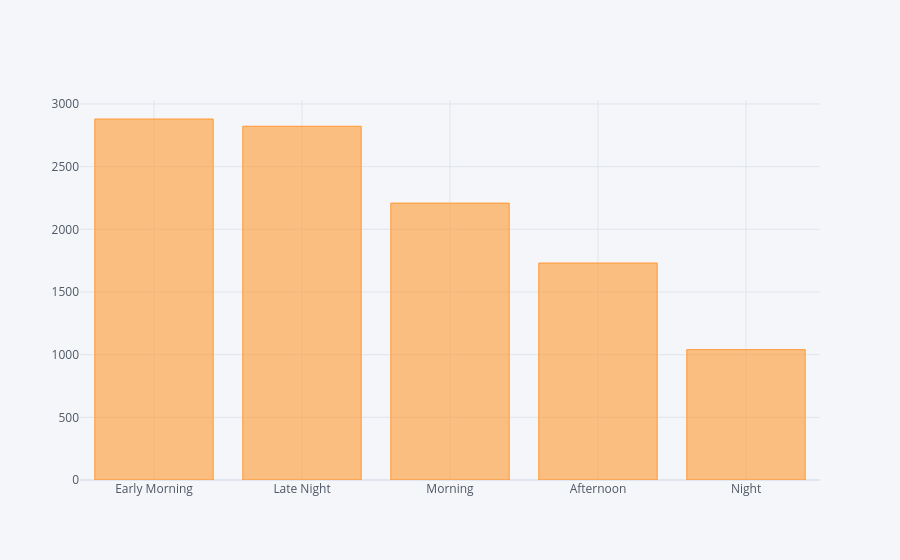

Source (notebook cell):
### Code cell
time.iplot(kind='bar')

### Figure 1 — Plotly figure (JSON) as saved in the notebook; plotly's stock layout.template omitted (floating-point values rounded to 4 significant figures)
{"data": [{"marker": {"color": "rgba(255, 153, 51, 0.6)", "line": {"color": "rgba(255, 153, 51, 1.0)", "width": 1}}, "name": "count", "orientation": "v", "text": "", "x": ["Early Morning", "Late Night", "Morning", "Afternoon", "Night"], "y": [2880, 2822, 2209, 1731, 1040], "type": "bar"}], "layout": {"legend": {"bgcolor": "#F5F6F9", "font": {"color": "#4D5663"}}, "paper_bgcolor": "#F5F6F9", "plot_bgcolor": "#F5F6F9", "title": {"font": {"color": "#4D5663"}}, "xaxis": {"gridcolor": "#E1E5ED", "showgrid": true, "tickfont": {"color": "#4D5663"}, "title": {"font": {"color": "#4D5663"}, "text": ""}, "zerolinecolor": "#E1E5ED"}, "yaxis": {"gridcolor": "#E1E5ED", "showgrid": true, "tickfont": {"color": "#4D5663"}, "title": {"font": {"color": "#4D5663"}, "text": ""}, "zerolinecolor": "#E1E5ED"}}}
